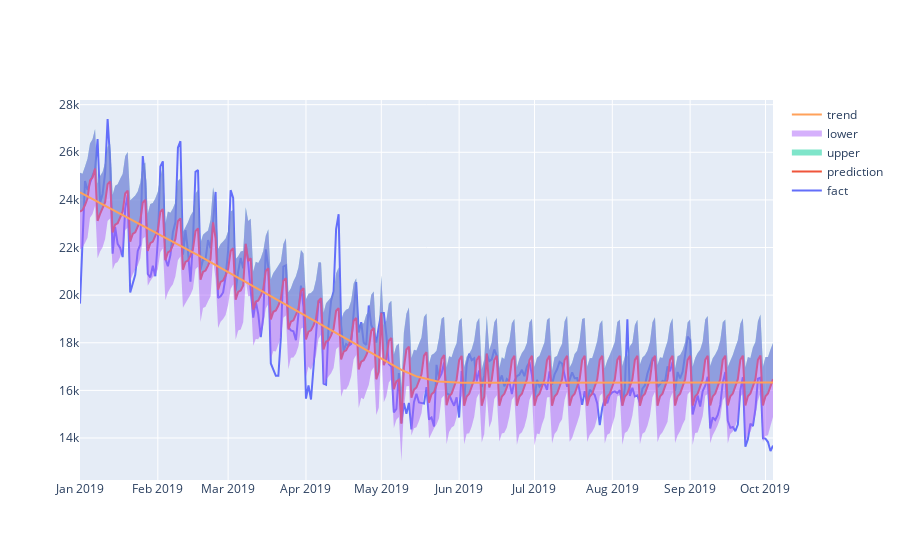

Here is the notebook cell this chart was saved with:
### Code cell
# Рисуем график с границами прогноза
from plotly.offline import download_plotlyjs, init_notebook_mode, plot, iplot
import plotly.graph_objs as go
init_notebook_mode(connected = True)

iplot([
    go.Scatter(x=df['ds'], y=df['y'], name='fact'),
    go.Scatter(x=forecast['ds'], y=forecast['yhat'], name='prediction'),
    go.Scatter(x=forecast['ds'], y=forecast['yhat_upper'], fill='tonexty', mode='none', name='upper'),
    go.Scatter(x=forecast['ds'], y=forecast['yhat_lower'], fill='tonexty', mode='none', name='lower'),
    go.Scatter(x=forecast['ds'], y=forecast['trend'], name='trend')
])

### Figure 1 — Plotly figure (JSON) as saved in the notebook; plotly's stock layout.template omitted (floating-point values rounded to 4 significant figures; data arrays with more than 128 entries replaced by an {"elided": "..."} marker saying what was removed)
{"data": [{"name": "fact", "type": "scatter", "x": {"elided": "277 str values"}, "y": {"elided": "277 int values"}}, {"name": "prediction", "type": "scatter", "x": {"elided": "277 str values"}, "y": {"elided": "277 float values"}}, {"fill": "tonexty", "mode": "none", "name": "upper", "type": "scatter", "x": {"elided": "277 str values"}, "y": {"elided": "277 float values"}}, {"fill": "tonexty", "mode": "none", "name": "lower", "type": "scatter", "x": {"elided": "277 str values"}, "y": {"elided": "277 float values"}}, {"name": "trend", "type": "scatter", "x": {"elided": "277 str values"}, "y": {"elided": "277 float values"}}], "layout": {}}
